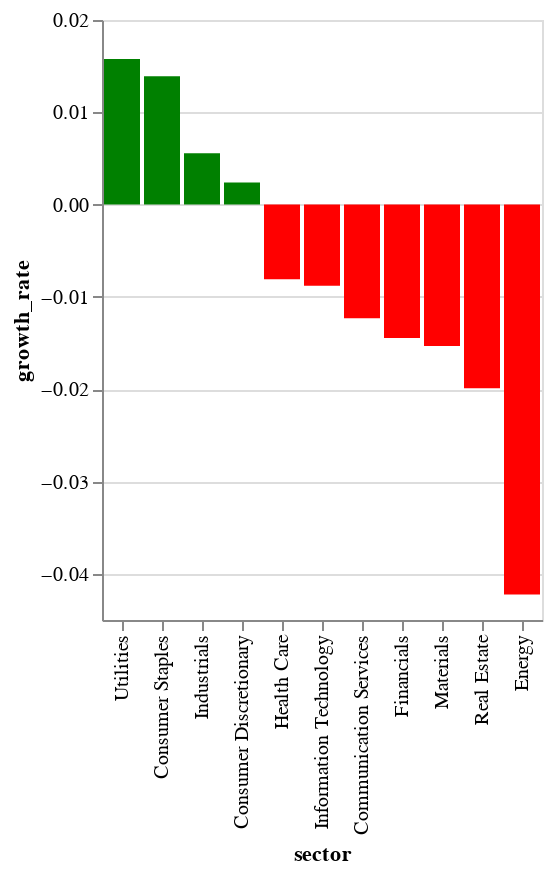

The cell this chart's notebook holds for it:
### Code cell
bar_chart(7)

### Figure 1 — Vega-Lite specification as saved in the notebook (floating-point values rounded to 4 significant figures)
{"config": {"view": {"continuousWidth": 400, "continuousHeight": 300}}, "data": {"name": "data-6fd58d45ce524d1c6566ceefa0bfcaaf"}, "mark": "bar", "encoding": {"color": {"condition": {"value": "green", "test": "(datum.growth_rate > 0)"}, "value": "red"}, "x": {"field": "sector", "sort": "-y", "type": "nominal"}, "y": {"field": "growth_rate", "type": "quantitative"}}, "$schema": "https://vega.github.io/schema/vega-lite/v4.17.0.json", "datasets": {"data-6fd58d45ce524d1c6566ceefa0bfcaaf": [{"sector": "Industrials", "growth_rate": 0.005552}, {"sector": "Health Care", "growth_rate": -0.008074}, {"sector": "Information Technology", "growth_rate": -0.008799}, {"sector": "Communication Services", "growth_rate": -0.01231}, {"sector": "Consumer Staples", "growth_rate": 0.01392}, {"sector": "Consumer Discretionary", "growth_rate": 0.002407}, {"sector": "Utilities", "growth_rate": 0.01579}, {"sector": "Financials", "growth_rate": -0.01444}, {"sector": "Materials", "growth_rate": -0.01531}, {"sector": "Real Estate", "growth_rate": -0.0199}, {"sector": "Energy", "growth_rate": -0.04223}]}}
